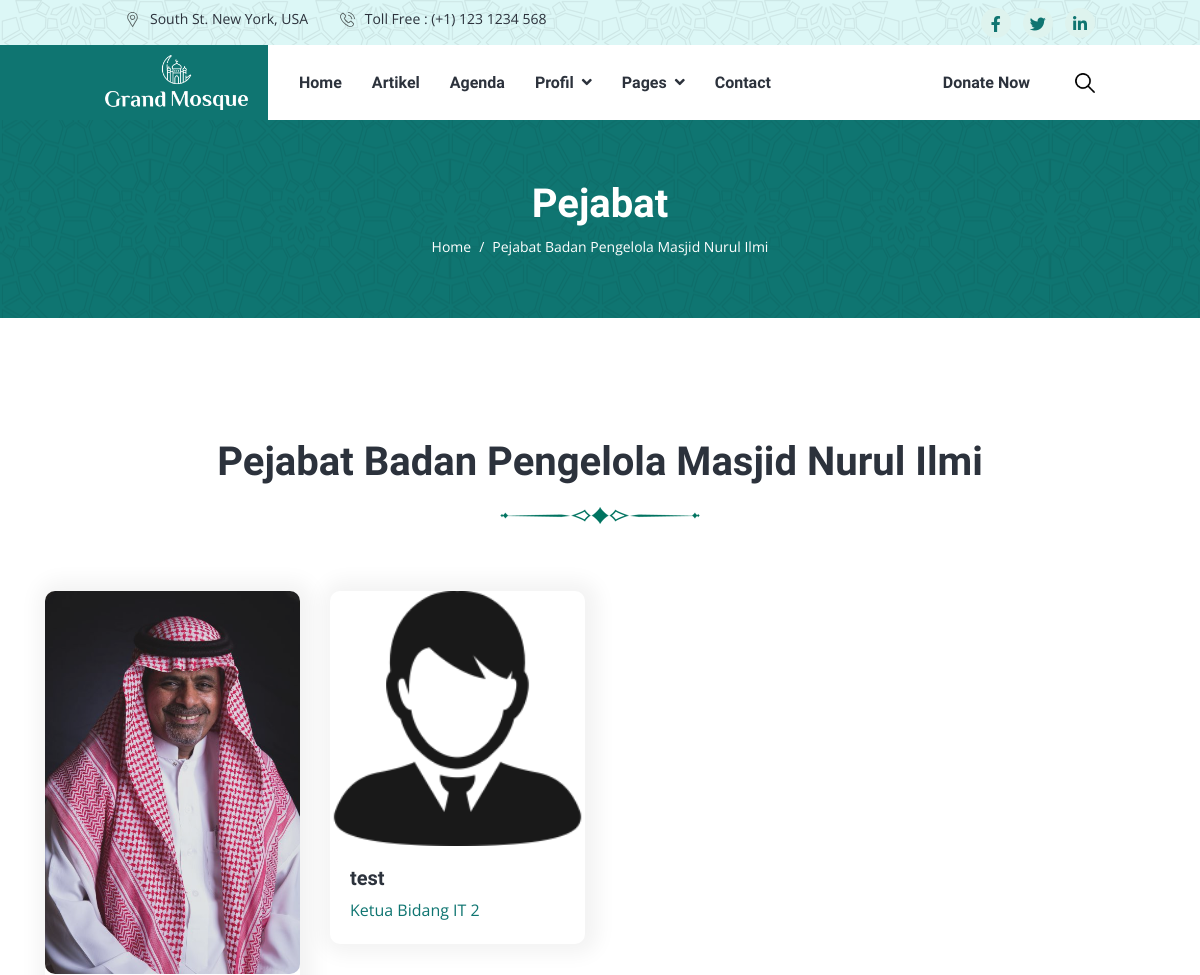
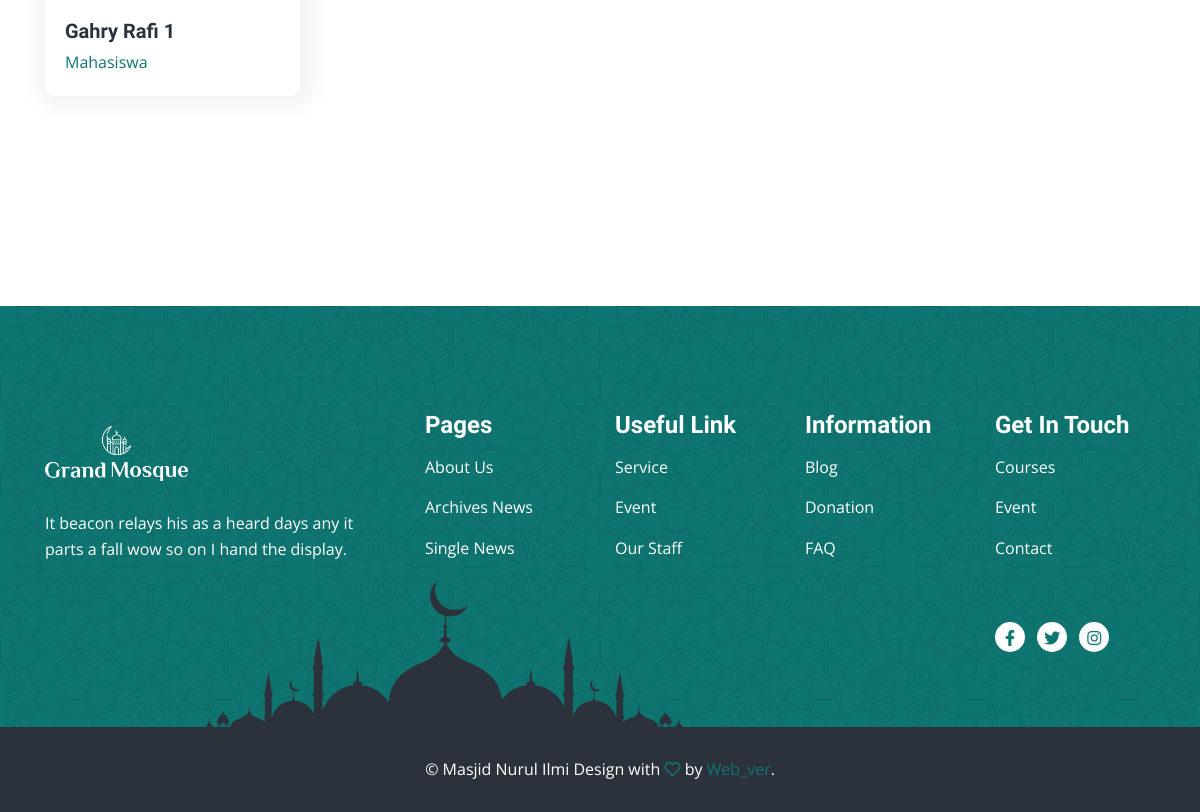
The app's page /index.php/pimpinan with its own data (2 pictures, top to bottom).
### tables this page shows
CREATE TABLE `tbl_pimpinan` (
  `id_pimpinan` int(11) NOT NULL,
  `nama` varchar(100) NOT NULL,
  `jabatan` varchar(100) NOT NULL,
  `foto` text NOT NULL,
  `link1` text NOT NULL,
  `link2` text NOT NULL,
  `link3` text NOT NULL,
  `tanggal` timestamp NOT NULL DEFAULT current_timestamp()
);

### application/controllers/Pimpinan.php (called while the page is built, shortened)
<?php
class Pimpinan extends CI_Controller {
    public function __construct()
	{
		$this->load->model('Pimpinan_model', 'pimpinan');
	}
	public function index()
	{
        $data = [
            'judul' => 'Pimpinan',
            'title' => 'Pimpinan - Masjid Nurul Ilmi',
            'menu'  => 'pimpinan',
            'data_pimpinan' => $this->pimpinan->getDataPimpinan()
        ];
		$this->load->view('webpage/v_pimpinan', $data);
	}
}

### index.php (called while the page is built, shortened)
<?php
require_once BASEPATH.'core/CodeIgniter.php';

### application/models/Pimpinan_model.php (called while the page is built, shortened)
<?php
class Pimpinan_model extends CI_Model {
	var $table = 'tbl_pimpinan';
    public function getDataPimpinan()
	{
		return $this->db->get($this->table)->result();
	}
}

### application/views/webpage/v_pimpinan.php (the view, shortened to what this page needs)
<!DOCTYPE html>
<html lang="en">
<head>
    <link rel="stylesheet" href="https://cdnjs.cloudflare.com/ajax/libs/font-awesome/6.5.1/css/all.min.css"
 />
    <link rel="stylesheet" href="<?= base_url('frontend/') ?>assets/css/app.min.css">
</head>
<body>
    <header class="header-area">
    </header>
    <div class="page-title-area py-lg-6 py-5 bg-image-pattern">
        <div class="container">
            <div class="page-title-wrapper text-center">
                <h1 class="text-white mb-2">Pejabat</h1>
                <nav class="page-breadcrumb">
                    <ol class="breadcrumb">
                        <li class="breadcrumb-item"><a href='<?= base_url('home') ?>'>Home</a></li>
                        <li class="breadcrumb-item active">Pejabat Badan Pengelola Masjid Nurul Ilmi</li>
                    </ol>
                </nav>
            </div>
        </div>
    </div>
    <div class="team-area py-lg-10 py-8">
        <div class="container">
            <div class="section-title text-center mb-4">
                <h2 class="h1">Pejabat Badan Pengelola Masjid Nurul Ilmi</h2>
            </div>
            <?php if(!empty($data_pimpinan)) : ?>
            <div class="row">
                <?php foreach($data_pimpinan as $pimpinan) : ?>
                <div class="col-sm-6 col-lg-3">
                    <div class="team-item mt-4">
                        <div class="team-image">
                            <?php if(!empty($pimpinan->foto)) : ?>
                                <img src="<?= base_url('upload/pimpinan/'.$pimpinan->foto) ?>" alt="title">
                            <?php else: ?>
                                <img src="<?= base_url('upload/default.png') ?>" alt="">
                            <?php endif; ?>
                        </div>
                        <div class="team-content">
                            <h5><?= $pimpinan->nama ?></h5>
                            <span class="text-primary"><?= $pimpinan->jabatan ?></span>
                        </div>
                    </div>
                </div>
                <?php endforeach; ?>
            </div>
            <?php else: ?>
            <h3 class="text-center text-danger">"Data Pejabat Belum Ada"</h3>
            <?php endif; ?>
        </div>
    </div>
</body>
</html>

### records on screen
tbl_pimpinan: foto (picture), nama "Gahry Rafi 1", jabatan "Mahasiswa"
tbl_pimpinan: nama "test", jabatan "Ketua Bidang IT 2"
